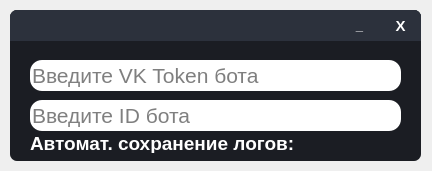
<?xml version="1.0" encoding="UTF-8"?>
<ui version="4.0">
 <class>Form</class>
 <widget class="QWidget" name="Form">
  <property name="geometry">
   <rect>
    <x>0</x>
    <y>0</y>
    <width>432</width>
    <height>171</height>
   </rect>
  </property>
  <property name="windowTitle">
   <string>Form</string>
  </property>
  <widget class="QFrame" name="Window">
   <property name="geometry">
    <rect>
     <x>10</x>
     <y>10</y>
     <width>411</width>
     <height>151</height>
    </rect>
   </property>
   <property name="styleSheet">
    <string notr="true">QFrame{
	border-radius: 7px;
	background-color: #1B1D23;
}

QLabel{
	color: white;
}

QScrollBar:vertical{
	border: none;
    background: #595F76;
    width: 15px;
    margin: 15px 0 15px 0;
	border-radius: 0px;
 }

QScrollBar::handle:vertical{	
	background-color: #494E61;
	min-height: 30px;
}
QScrollBar::handle:vertical:hover{	
	background-color: #D5006A;
}
QScrollBar::handle:vertical:pressed{	
	background-color: #B9005C;
}

QScrollBar::sub-line:vertical{
	border: none;
	background-color: #3A3F50;
	height: 15px;
	border-top-left-radius: 7px;
	border-top-right-radius: 7px;
	subcontrol-position: top;
	subcontrol-origin: margin;
}
QScrollBar::sub-line:vertical:hover{	
	background-color: #D5006A;
}
QScrollBar::sub-line:vertical:pressed{	
	background-color: #B9005C;
}

QScrollBar::add-line:vertical{
	border: none;
	background-color: #3A3F50;
	height: 15px;
	border-bottom-left-radius: 7px;
	border-bottom-right-radius: 7px;
	subcontrol-position: bottom;
	subcontrol-origin: margin;
}
QScrollBar::add-line:vertical:hover{	
	background-color: #D5006A;
}
QScrollBar::add-line:vertical:pressed{	
	background-color: #B9005C;
}

QScrollBar::up-arrow:vertical, QScrollBar::down-arrow:vertical{
	background: none;
}
QScrollBar::add-page:vertical, QScrollBar::sub-page:vertical{
	background: none;
}

QScrollBar:horizontal{
	border: none;
    background: #595F76;
	height: 15px;
	margin: 0px 15 0px 15;
	border-radius: opx;
 }

QScrollBar::handle:horizontal{	
	background-color: #494E61;
	min-width: 30px;
}
QScrollBar::handle:horizontal:hover{	
	background-color: #D5006A;
}
QScrollBar::handle:horizontal:pressed{	
	background-color: #B9005C;
}

QScrollBar::sub-line:horizontal{
	border: none;
	background-color: #3A3F50;
	width: 15px;
	border-top-left-radius: 7px;
	border-bottom-left-radius: 7px;
	subcontrol-position: left;
	subcontrol-origin: margin;
}
QScrollBar::sub-line:horizontal:hover{	
	background-color:#D5006A;
}
QScrollBar::sub-line:horizontal:pressed{	
	background-color: #B9005C;
}

QScrollBar::add-line:horizontal{
	border: none;
	background-color: #3A3F50;
	width: 15px;
	border-top-right-radius: 7px;
	border-bottom-right-radius: 7px;
	subcontrol-position: right;
	subcontrol-origin: margin;
}
QScrollBar::add-line:horizontal:hover{	
	background-color: #D5006A;
}
QScrollBar::add-line:horizontal:pressed{	
	background-color: #B9005C;
}

QScrollBar::up-arrow:horizontal, QScrollBar::down-arrow:horizontal{
	background: none;
}
QScrollBar::add-page:horizontal, QScrollBar::sub-page:horizontal{
	background: none;
}</string>
   </property>
   <property name="frameShape">
    <enum>QFrame::StyledPanel</enum>
   </property>
   <property name="frameShadow">
    <enum>QFrame::Raised</enum>
   </property>
   <widget class="QFrame" name="WindowFrame">
    <property name="geometry">
     <rect>
      <x>0</x>
      <y>0</y>
      <width>411</width>
      <height>31</height>
     </rect>
    </property>
    <property name="styleSheet">
     <string notr="true">QFrame{
	border-bottom-left-radius: 0px;
	border-bottom-right-radius: 0px;
	background-color: #2C313C;
}</string>
    </property>
    <property name="frameShape">
     <enum>QFrame::StyledPanel</enum>
    </property>
    <property name="frameShadow">
     <enum>QFrame::Raised</enum>
    </property>
    <widget class="QPushButton" name="CloseWindowButton">
     <property name="geometry">
      <rect>
       <x>370</x>
       <y>0</y>
       <width>41</width>
       <height>31</height>
      </rect>
     </property>
     <property name="font">
      <font>
       <pointsize>11</pointsize>
       <weight>75</weight>
       <bold>true</bold>
      </font>
     </property>
     <property name="cursor">
      <cursorShape>PointingHandCursor</cursorShape>
     </property>
     <property name="styleSheet">
      <string notr="true">QPushButton{
	color: white;
	border: none;
	border-top-right-radius: 7px;
	background-color: #2C313C;
}

QPushButton:hover{
	background-color: #45494D;
}

QPushButton:pressed{
	color: #EA2F4E;
}</string>
     </property>
     <property name="text">
      <string>X</string>
     </property>
    </widget>
    <widget class="QPushButton" name="MinimizeWindowButton">
     <property name="geometry">
      <rect>
       <x>329</x>
       <y>0</y>
       <width>41</width>
       <height>31</height>
      </rect>
     </property>
     <property name="font">
      <font>
       <pointsize>10</pointsize>
       <weight>75</weight>
       <bold>true</bold>
      </font>
     </property>
     <property name="cursor">
      <cursorShape>PointingHandCursor</cursorShape>
     </property>
     <property name="styleSheet">
      <string notr="true">QPushButton{
	color: white;
	border: none;
	border-top-right-radius: 7px;
	background-color: #2C313C;
}

QPushButton:hover{
	background-color: #45494D;
}

QPushButton:pressed{
	color: #EA2F4E;
}</string>
     </property>
     <property name="text">
      <string>_</string>
     </property>
     <property name="default">
      <bool>false</bool>
     </property>
    </widget>
    <widget class="QPushButton" name="SaveBotSettingsButton">
     <property name="geometry">
      <rect>
       <x>298</x>
       <y>0</y>
       <width>31</width>
       <height>31</height>
      </rect>
     </property>
     <property name="font">
      <font>
       <pointsize>10</pointsize>
       <weight>75</weight>
       <bold>true</bold>
      </font>
     </property>
     <property name="cursor">
      <cursorShape>PointingHandCursor</cursorShape>
     </property>
     <property name="styleSheet">
      <string notr="true">QPushButton{
	border: none;
	border-top-right-radius: 7px;
	background-color: #2C313C;
}

QPushButton:hover{
	background-color: #45494D;
}</string>
     </property>
     <property name="text">
      <string/>
     </property>
     <property name="icon">
      <iconset>
       <normaloff>../../../Icons/SaveOff.png</normaloff>../../../Icons/SaveOff.png</iconset>
     </property>
     <property name="iconSize">
      <size>
       <width>25</width>
       <height>25</height>
      </size>
     </property>
    </widget>
   </widget>
   <widget class="QLineEdit" name="VKTokenLineEdit">
    <property name="geometry">
     <rect>
      <x>20</x>
      <y>50</y>
      <width>331</width>
      <height>31</height>
     </rect>
    </property>
    <property name="font">
     <font>
      <pointsize>16</pointsize>
      <weight>50</weight>
      <bold>false</bold>
     </font>
    </property>
    <property name="styleSheet">
     <string notr="true">QLineEdit{
	border-bottom-left-radius: 12px;
	border-top-left-radius: 12px;
}</string>
    </property>
    <property name="inputMethodHints">
     <set>Qt::ImhHiddenText|Qt::ImhNoAutoUppercase|Qt::ImhNoPredictiveText|Qt::ImhSensitiveData</set>
    </property>
    <property name="inputMask">
     <string/>
    </property>
    <property name="text">
     <string/>
    </property>
    <property name="frame">
     <bool>false</bool>
    </property>
    <property name="echoMode">
     <enum>QLineEdit::Password</enum>
    </property>
    <property name="placeholderText">
     <string>Введите VK Token бота</string>
    </property>
    <property name="cursorMoveStyle">
     <enum>Qt::LogicalMoveStyle</enum>
    </property>
   </widget>
   <widget class="QLineEdit" name="IDBotLineEdit">
    <property name="geometry">
     <rect>
      <x>20</x>
      <y>90</y>
      <width>371</width>
      <height>31</height>
     </rect>
    </property>
    <property name="font">
     <font>
      <pointsize>16</pointsize>
      <weight>50</weight>
      <bold>false</bold>
     </font>
    </property>
    <property name="styleSheet">
     <string notr="true">QLineEdit{
	border-radius: 12px;
}</string>
    </property>
    <property name="inputMask">
     <string/>
    </property>
    <property name="text">
     <string/>
    </property>
    <property name="frame">
     <bool>false</bool>
    </property>
    <property name="echoMode">
     <enum>QLineEdit::Normal</enum>
    </property>
    <property name="dragEnabled">
     <bool>false</bool>
    </property>
    <property name="readOnly">
     <bool>false</bool>
    </property>
    <property name="placeholderText">
     <string>Введите ID бота</string>
    </property>
   </widget>
   <widget class="QFrame" name="frame">
    <property name="geometry">
     <rect>
      <x>350</x>
      <y>50</y>
      <width>41</width>
      <height>31</height>
     </rect>
    </property>
    <property name="styleSheet">
     <string notr="true">QFrame{
	border-bottom-right-radius: 12px;
	border-top-right-radius: 12px;
	border-bottom-left-radius: 0px;
	border-top-left-radius: 0px;
	background-color: white;
}</string>
    </property>
    <property name="frameShape">
     <enum>QFrame::StyledPanel</enum>
    </property>
    <property name="frameShadow">
     <enum>QFrame::Raised</enum>
    </property>
    <widget class="QPushButton" name="ShowVKTokenButton">
     <property name="geometry">
      <rect>
       <x>0</x>
       <y>0</y>
       <width>41</width>
       <height>31</height>
      </rect>
     </property>
     <property name="styleSheet">
      <string notr="true">QPushButton{
	border: none;
}</string>
     </property>
     <property name="text">
      <string/>
     </property>
     <property name="icon">
      <iconset>
       <normaloff>../../../Icons/eyeOn.png</normaloff>../../../Icons/eyeOn.png</iconset>
     </property>
     <property name="iconSize">
      <size>
       <width>32</width>
       <height>32</height>
      </size>
     </property>
    </widget>
   </widget>
   <widget class="QLabel" name="label_3">
    <property name="geometry">
     <rect>
      <x>20</x>
      <y>123</y>
      <width>281</width>
      <height>20</height>
     </rect>
    </property>
    <property name="font">
     <font>
      <pointsize>14</pointsize>
      <weight>75</weight>
      <bold>true</bold>
     </font>
    </property>
    <property name="styleSheet">
     <string notr="true"/>
    </property>
    <property name="text">
     <string>Автомат. сохранение логов:</string>
    </property>
   </widget>
   <widget class="QPushButton" name="AutomatiSaveLogButton">
    <property name="geometry">
     <rect>
      <x>298</x>
      <y>126</y>
      <width>20</width>
      <height>21</height>
     </rect>
    </property>
    <property name="cursor">
     <cursorShape>PointingHandCursor</cursorShape>
    </property>
    <property name="styleSheet">
     <string notr="true">QPushButton{
	border: none;
}</string>
    </property>
    <property name="text">
     <string/>
    </property>
    <property name="icon">
     <iconset>
      <normaloff>../../../Icons/Off.png</normaloff>../../../Icons/Off.png</iconset>
    </property>
    <property name="iconSize">
     <size>
      <width>16</width>
      <height>16</height>
     </size>
    </property>
   </widget>
   <zorder>frame</zorder>
   <zorder>WindowFrame</zorder>
   <zorder>VKTokenLineEdit</zorder>
   <zorder>IDBotLineEdit</zorder>
   <zorder>label_3</zorder>
   <zorder>AutomatiSaveLogButton</zorder>
  </widget>
 </widget>
 <resources/>
 <connections/>
</ui>
